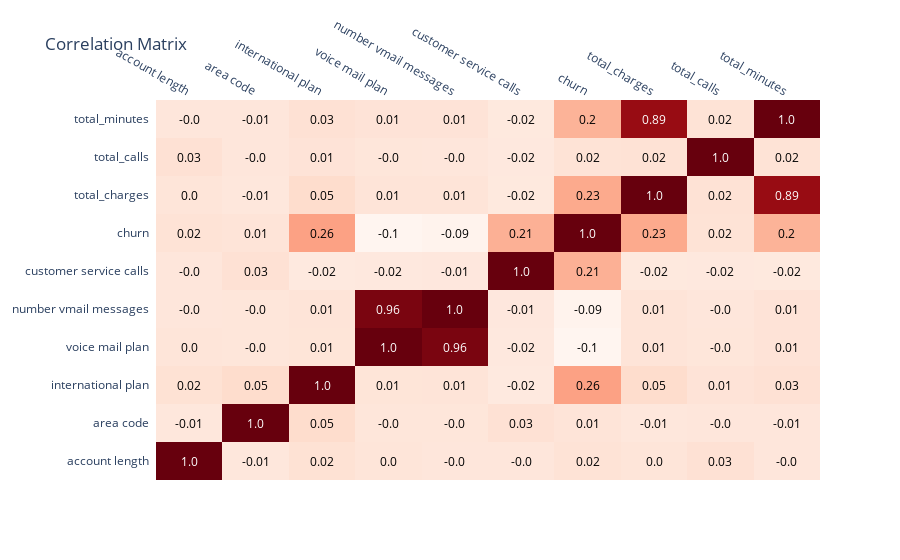

The notebook cell saved with this chart:
### Code cell
import plotly.figure_factory as ff
# Select only numeric columns
numeric_data = data_copy.select_dtypes(include=[float, int])

# Calculate the correlation matrix using the corr() method
correlation_matrix = numeric_data.corr()

# Create a heatmap using Plotly
fig = ff.create_annotated_heatmap(
    z=correlation_matrix.values,
    x=list(correlation_matrix.columns),
    y=list(correlation_matrix.index),
    annotation_text=correlation_matrix.round(2).values,
    colorscale='Reds'
)

# Update layout for better readability
fig.update_layout(title='Correlation Matrix', xaxis_nticks=36)

# Show the plot
fig.show()

### Figure 1 — Plotly figure (JSON) as saved in the notebook; plotly's stock layout.template omitted (floating-point values rounded to 4 significant figures)
{"data": [{"colorscale": [[0, "rgb(255,245,240)"], [0.125, "rgb(254,224,210)"], [0.25, "rgb(252,187,161)"], [0.375, "rgb(252,146,114)"], [0.5, "rgb(251,106,74)"], [0.625, "rgb(239,59,44)"], [0.75, "rgb(203,24,29)"], [0.875, "rgb(165,15,21)"], [1, "rgb(103,0,13)"]], "reversescale": false, "showscale": false, "type": "heatmap", "x": ["account length", "area code", "international plan", "voice mail plan", "number vmail messages", "customer service calls", "churn", "total_charges", "total_calls", "total_minutes"], "y": ["account length", "area code", "international plan", "voice mail plan", "number vmail messages", "customer service calls", "churn", "total_charges", "total_calls", "total_minutes"], "z": [[1, -0.01246, 0.02473, 0.002918, -0.004628, -0.003796, 0.01654, 0.002017, 0.02754, -0.004676], [-0.01246, 1, 0.04855, -0.0007471, -0.001994, 0.02757, 0.006174, -0.008721, -0.004836, -0.00676], [0.02473, 0.04855, 1, 0.006006, 0.008745, -0.02452, 0.2599, 0.04834, 0.01404, 0.02583], [0.002918, -0.0007471, 0.006006, 1, 0.9569, -0.01782, -0.1021, 0.007859, -0.0008066, 0.01444], [-0.004628, -0.001994, 0.008745, 0.9569, 1, -0.01326, -0.08973, 0.009168, -0.003911, 0.01469], [-0.003796, 0.02757, -0.02452, -0.01782, -0.01326, 1, 0.2087, -0.0205, -0.01816, -0.02095], [0.01654, 0.006174, 0.2599, -0.1021, -0.08973, 0.2087, 1, 0.2314, 0.01581, 0.1987], [0.002017, -0.008721, 0.04834, 0.007859, 0.009168, -0.0205, 0.2314, 1, 0.02213, 0.8902], [0.02754, -0.004836, 0.01404, -0.0008066, -0.003911, -0.01816, 0.01581, 0.02213, 1, 0.01819], [-0.004676, -0.00676, 0.02583, 0.01444, 0.01469, -0.02095, 0.1987, 0.8902, 0.01819, 1]]}], "layout": {"annotations": [{"font": {"color": "#FFFFFF"}, "showarrow": false, "text": "1.0", "x": "account length", "xref": "x", "y": "account length", "yref": "y"}, {"font": {"color": "#000000"}, "showarrow": false, "text": "-0.01", "x": "area code", "xref": "x", "y": "account length", "yref": "y"}, {"font": {"color": "#000000"}, "showarrow": false, "text": "0.02", "x": "international plan", "xref": "x", "y": "account length", "yref": "y"}, {"font": {"color": "#000000"}, "showarrow": false, "text": "0.0", "x": "voice mail plan", "xref": "x", "y": "account length", "yref": "y"}, {"font": {"color": "#000000"}, "showarrow": false, "text": "-0.0", "x": "number vmail messages", "xref": "x", "y": "account length", "yref": "y"}, {"font": {"color": "#000000"}, "showarrow": false, "text": "-0.0", "x": "customer service calls", "xref": "x", "y": "account length", "yref": "y"}, {"font": {"color": "#000000"}, "showarrow": false, "text": "0.02", "x": "churn", "xref": "x", "y": "account length", "yref": "y"}, {"font": {"color": "#000000"}, "showarrow": false, "text": "0.0", "x": "total_charges", "xref": "x", "y": "account length", "yref": "y"}, {"font": {"color": "#000000"}, "showarrow": false, "text": "0.03", "x": "total_calls", "xref": "x", "y": "account length", "yref": "y"}, {"font": {"color": "#000000"}, "showarrow": false, "text": "-0.0", "x": "total_minutes", "xref": "x", "y": "account length", "yref": "y"}, {"font": {"color": "#000000"}, "showarrow": false, "text": "-0.01", "x": "account length", "xref": "x", "y": "area code", "yref": "y"}, {"font": {"color": "#FFFFFF"}, "showarrow": false, "text": "1.0", "x": "area code", "xref": "x", "y": "area code", "yref": "y"}, {"font": {"color": "#000000"}, "showarrow": false, "text": "0.05", "x": "international plan", "xref": "x", "y": "area code", "yref": "y"}, {"font": {"color": "#000000"}, "showarrow": false, "text": "-0.0", "x": "voice mail plan", "xref": "x", "y": "area code", "yref": "y"}, {"font": {"color": "#000000"}, "showarrow": false, "text": "-0.0", "x": "number vmail messages", "xref": "x", "y": "area code", "yref": "y"}, {"font": {"color": "#000000"}, "showarrow": false, "text": "0.03", "x": "customer service calls", "xref": "x", "y": "area code", "yref": "y"}, {"font": {"color": "#000000"}, "showarrow": false, "text": "0.01", "x": "churn", "xref": "x", "y": "area code", "yref": "y"}, {"font": {"color": "#000000"}, "showarrow": false, "text": "-0.01", "x": "total_charges", "xref": "x", "y": "area code", "yref": "y"}, {"font": {"color": "#000000"}, "showarrow": false, "text": "-0.0", "x": "total_calls", "xref": "x", "y": "area code", "yref": "y"}, {"font": {"color": "#000000"}, "showarrow": false, "text": "-0.01", "x": "total_minutes", "xref": "x", "y": "area code", "yref": "y"}, {"font": {"color": "#000000"}, "showarrow": false, "text": "0.02", "x": "account length", "xref": "x", "y": "international plan", "yref": "y"}, {"font": {"color": "#000000"}, "showarrow": false, "text": "0.05", "x": "area code", "xref": "x", "y": "international plan", "yref": "y"}, {"font": {"color": "#FFFFFF"}, "showarrow": false, "text": "1.0", "x": "international plan", "xref": "x", "y": "international plan", "yref": "y"}, {"font": {"color": "#000000"}, "showarrow": false, "text": "0.01", "x": "voice mail plan", "xref": "x", "y": "international plan", "yref": "y"}, {"font": {"color": "#000000"}, "showarrow": false, "text": "0.01", "x": "number vmail messages", "xref": "x", "y": "international plan", "yref": "y"}, {"font": {"color": "#000000"}, "showarrow": false, "text": "-0.02", "x": "customer service calls", "xref": "x", "y": "international plan", "yref": "y"}, {"font": {"color": "#000000"}, "showarrow": false, "text": "0.26", "x": "churn", "xref": "x", "y": "international plan", "yref": "y"}, {"font": {"color": "#000000"}, "showarrow": false, "text": "0.05", "x": "total_charges", "xref": "x", "y": "international plan", "yref": "y"}, {"font": {"color": "#000000"}, "showarrow": false, "text": "0.01", "x": "total_calls", "xref": "x", "y": "international plan", "yref": "y"}, {"font": {"color": "#000000"}, "showarrow": false, "text": "0.03", "x": "total_minutes", "xref": "x", "y": "international plan", "yref": "y"}, {"font": {"color": "#000000"}, "showarrow": false, "text": "0.0", "x": "account length", "xref": "x", "y": "voice mail plan", "yref": "y"}, {"font": {"color": "#000000"}, "showarrow": false, "text": "-0.0", "x": "area code", "xref": "x", "y": "voice mail plan", "yref": "y"}, {"font": {"color": "#000000"}, "showarrow": false, "text": "0.01", "x": "international plan", "xref": "x", "y": "voice mail plan", "yref": "y"}, {"font": {"color": "#FFFFFF"}, "showarrow": false, "text": "1.0", "x": "voice mail plan", "xref": "x", "y": "voice mail plan", "yref": "y"}, {"font": {"color": "#FFFFFF"}, "showarrow": false, "text": "0.96", "x": "number vmail messages", "xref": "x", "y": "voice mail plan", "yref": "y"}, {"font": {"color": "#000000"}, "showarrow": false, "text": "-0.02", "x": "customer service calls", "xref": "x", "y": "voice mail plan", "yref": "y"}, {"font": {"color": "#000000"}, "showarrow": false, "text": "-0.1", "x": "churn", "xref": "x", "y": "voice mail plan", "yref": "y"}, {"font": {"color": "#000000"}, "showarrow": false, "text": "0.01", "x": "total_charges", "xref": "x", "y": "voice mail plan", "yref": "y"}, {"font": {"color": "#000000"}, "showarrow": false, "text": "-0.0", "x": "total_calls", "xref": "x", "y": "voice mail plan", "yref": "y"}, {"font": {"color": "#000000"}, "showarrow": false, "text": "0.01", "x": "total_minutes", "xref": "x", "y": "voice mail plan", "yref": "y"}, {"font": {"color": "#000000"}, "showarrow": false, "text": "-0.0", "x": "account length", "xref": "x", "y": "number vmail messages", "yref": "y"}, {"font": {"color": "#000000"}, "showarrow": false, "text": "-0.0", "x": "area code", "xref": "x", "y": "number vmail messages", "yref": "y"}, {"font": {"color": "#000000"}, "showarrow": false, "text": "0.01", "x": "international plan", "xref": "x", "y": "number vmail messages", "yref": "y"}, {"font": {"color": "#FFFFFF"}, "showarrow": false, "text": "0.96", "x": "voice mail plan", "xref": "x", "y": "number vmail messages", "yref": "y"}, {"font": {"color": "#FFFFFF"}, "showarrow": false, "text": "1.0", "x": "number vmail messages", "xref": "x", "y": "number vmail messages", "yref": "y"}, {"font": {"color": "#000000"}, "showarrow": false, "text": "-0.01", "x": "customer service calls", "xref": "x", "y": "number vmail messages", "yref": "y"}, {"font": {"color": "#000000"}, "showarrow": false, "text": "-0.09", "x": "churn", "xref": "x", "y": "number vmail messages", "yref": "y"}, {"font": {"color": "#000000"}, "showarrow": false, "text": "0.01", "x": "total_charges", "xref": "x", "y": "number vmail messages", "yref": "y"}, {"font": {"color": "#000000"}, "showarrow": false, "text": "-0.0", "x": "total_calls", "xref": "x", "y": "number vmail messages", "yref": "y"}, {"font": {"color": "#000000"}, "showarrow": false, "text": "0.01", "x": "total_minutes", "xref": "x", "y": "number vmail messages", "yref": "y"}, {"font": {"color": "#000000"}, "showarrow": false, "text": "-0.0", "x": "account length", "xref": "x", "y": "customer service calls", "yref": "y"}, {"font": {"color": "#000000"}, "showarrow": false, "text": "0.03", "x": "area code", "xref": "x", "y": "customer service calls", "yref": "y"}, {"font": {"color": "#000000"}, "showarrow": false, "text": "-0.02", "x": "international plan", "xref": "x", "y": "customer service calls", "yref": "y"}, {"font": {"color": "#000000"}, "showarrow": false, "text": "-0.02", "x": "voice mail plan", "xref": "x", "y": "customer service calls", "yref": "y"}, {"font": {"color": "#000000"}, "showarrow": false, "text": "-0.01", "x": "number vmail messages", "xref": "x", "y": "customer service calls", "yref": "y"}, {"font": {"color": "#FFFFFF"}, "showarrow": false, "text": "1.0", "x": "customer service calls", "xref": "x", "y": "customer service calls", "yref": "y"}, {"font": {"color": "#000000"}, "showarrow": false, "text": "0.21", "x": "churn", "xref": "x", "y": "customer service calls", "yref": "y"}, {"font": {"color": "#000000"}, "showarrow": false, "text": "-0.02", "x": "total_charges", "xref": "x", "y": "customer service calls", "yref": "y"}, {"font": {"color": "#000000"}, "showarrow": false, "text": "-0.02", "x": "total_calls", "xref": "x", "y": "customer service calls", "yref": "y"}, {"font": {"color": "#000000"}, "showarrow": false, "text": "-0.02", "x": "total_minutes", "xref": "x", "y": "customer service calls", "yref": "y"}, {"font": {"color": "#000000"}, "showarrow": false, "text": "0.02", "x": "account length", "xref": "x", "y": "churn", "yref": "y"}, {"font": {"color": "#000000"}, "showarrow": false, "text": "0.01", "x": "area code", "xref": "x", "y": "churn", "yref": "y"}, {"font": {"color": "#000000"}, "showarrow": false, "text": "0.26", "x": "international plan", "xref": "x", "y": "churn", "yref": "y"}, {"font": {"color": "#000000"}, "showarrow": false, "text": "-0.1", "x": "voice mail plan", "xref": "x", "y": "churn", "yref": "y"}, {"font": {"color": "#000000"}, "showarrow": false, "text": "-0.09", "x": "number vmail messages", "xref": "x", "y": "churn", "yref": "y"}, {"font": {"color": "#000000"}, "showarrow": false, "text": "0.21", "x": "customer service calls", "xref": "x", "y": "churn", "yref": "y"}, {"font": {"color": "#FFFFFF"}, "showarrow": false, "text": "1.0", "x": "churn", "xref": "x", "y": "churn", "yref": "y"}, {"font": {"color": "#000000"}, "showarrow": false, "text": "0.23", "x": "total_charges", "xref": "x", "y": "churn", "yref": "y"}, {"font": {"color": "#000000"}, "showarrow": false, "text": "0.02", "x": "total_calls", "xref": "x", "y": "churn", "yref": "y"}, {"font": {"color": "#000000"}, "showarrow": false, "text": "0.2", "x": "total_minutes", "xref": "x", "y": "churn", "yref": "y"}, {"font": {"color": "#000000"}, "showarrow": false, "text": "0.0", "x": "account length", "xref": "x", "y": "total_charges", "yref": "y"}, {"font": {"color": "#000000"}, "showarrow": false, "text": "-0.01", "x": "area code", "xref": "x", "y": "total_charges", "yref": "y"}, {"font": {"color": "#000000"}, "showarrow": false, "text": "0.05", "x": "international plan", "xref": "x", "y": "total_charges", "yref": "y"}, {"font": {"color": "#000000"}, "showarrow": false, "text": "0.01", "x": "voice mail plan", "xref": "x", "y": "total_charges", "yref": "y"}, {"font": {"color": "#000000"}, "showarrow": false, "text": "0.01", "x": "number vmail messages", "xref": "x", "y": "total_charges", "yref": "y"}, {"font": {"color": "#000000"}, "showarrow": false, "text": "-0.02", "x": "customer service calls", "xref": "x", "y": "total_charges", "yref": "y"}, {"font": {"color": "#000000"}, "showarrow": false, "text": "0.23", "x": "churn", "xref": "x", "y": "total_charges", "yref": "y"}, {"font": {"color": "#FFFFFF"}, "showarrow": false, "text": "1.0", "x": "total_charges", "xref": "x", "y": "total_charges", "yref": "y"}, {"font": {"color": "#000000"}, "showarrow": false, "text": "0.02", "x": "total_calls", "xref": "x", "y": "total_charges", "yref": "y"}, {"font": {"color": "#FFFFFF"}, "showarrow": false, "text": "0.89", "x": "total_minutes", "xref": "x", "y": "total_charges", "yref": "y"}, {"font": {"color": "#000000"}, "showarrow": false, "text": "0.03", "x": "account length", "xref": "x", "y": "total_calls", "yref": "y"}, {"font": {"color": "#000000"}, "showarrow": false, "text": "-0.0", "x": "area code", "xref": "x", "y": "total_calls", "yref": "y"}, {"font": {"color": "#000000"}, "showarrow": false, "text": "0.01", "x": "international plan", "xref": "x", "y": "total_calls", "yref": "y"}, {"font": {"color": "#000000"}, "showarrow": false, "text": "-0.0", "x": "voice mail plan", "xref": "x", "y": "total_calls", "yref": "y"}, {"font": {"color": "#000000"}, "showarrow": false, "text": "-0.0", "x": "number vmail messages", "xref": "x", "y": "total_calls", "yref": "y"}, {"font": {"color": "#000000"}, "showarrow": false, "text": "-0.02", "x": "customer service calls", "xref": "x", "y": "total_calls", "yref": "y"}, {"font": {"color": "#000000"}, "showarrow": false, "text": "0.02", "x": "churn", "xref": "x", "y": "total_calls", "yref": "y"}, {"font": {"color": "#000000"}, "showarrow": false, "text": "0.02", "x": "total_charges", "xref": "x", "y": "total_calls", "yref": "y"}, {"font": {"color": "#FFFFFF"}, "showarrow": false, "text": "1.0", "x": "total_calls", "xref": "x", "y": "total_calls", "yref": "y"}, {"font": {"color": "#000000"}, "showarrow": false, "text": "0.02", "x": "total_minutes", "xref": "x", "y": "total_calls", "yref": "y"}, {"font": {"color": "#000000"}, "showarrow": false, "text": "-0.0", "x": "account length", "xref": "x", "y": "total_minutes", "yref": "y"}, {"font": {"color": "#000000"}, "showarrow": false, "text": "-0.01", "x": "area code", "xref": "x", "y": "total_minutes", "yref": "y"}, {"font": {"color": "#000000"}, "showarrow": false, "text": "0.03", "x": "international plan", "xref": "x", "y": "total_minutes", "yref": "y"}, {"font": {"color": "#000000"}, "showarrow": false, "text": "0.01", "x": "voice mail plan", "xref": "x", "y": "total_minutes", "yref": "y"}, {"font": {"color": "#000000"}, "showarrow": false, "text": "0.01", "x": "number vmail messages", "xref": "x", "y": "total_minutes", "yref": "y"}, {"font": {"color": "#000000"}, "showarrow": false, "text": "-0.02", "x": "customer service calls", "xref": "x", "y": "total_minutes", "yref": "y"}, {"font": {"color": "#000000"}, "showarrow": false, "text": "0.2", "x": "churn", "xref": "x", "y": "total_minutes", "yref": "y"}, {"font": {"color": "#FFFFFF"}, "showarrow": false, "text": "0.89", "x": "total_charges", "xref": "x", "y": "total_minutes", "yref": "y"}, {"font": {"color": "#000000"}, "showarrow": false, "text": "0.02", "x": "total_calls", "xref": "x", "y": "total_minutes", "yref": "y"}, {"font": {"color": "#FFFFFF"}, "showarrow": false, "text": "1.0", "x": "total_minutes", "xref": "x", "y": "total_minutes", "yref": "y"}], "title": {"text": "Correlation Matrix"}, "xaxis": {"dtick": 1, "gridcolor": "rgb(0, 0, 0)", "nticks": 36, "side": "top", "ticks": ""}, "yaxis": {"dtick": 1, "ticks": "", "ticksuffix": "  "}}}
